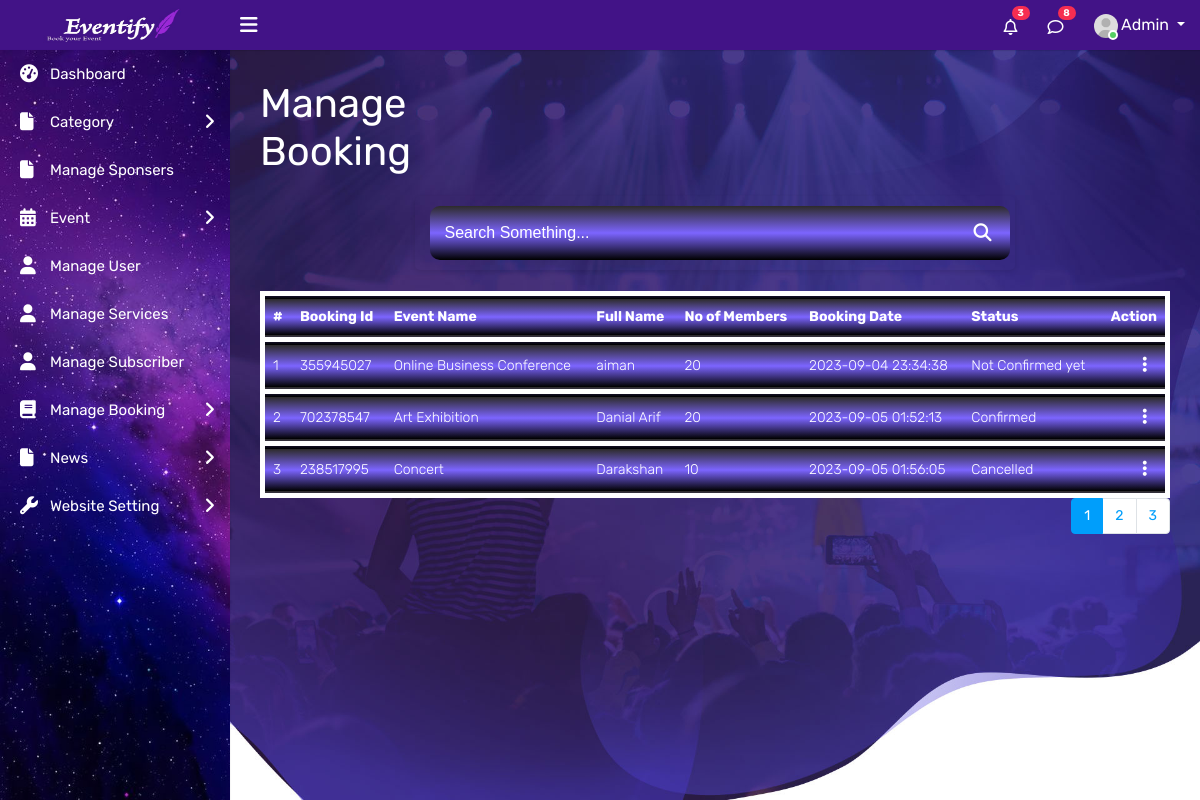
Page /admin/admin/booking.php (signed in) on the committed database.
### tables this page shows
CREATE TABLE `tbl_booking` (
  `id` int(11) NOT NULL,
  `booking_id` bigint(12) DEFAULT NULL,
  `user_id` int(11) DEFAULT NULL,
  `event_id` int(11) DEFAULT NULL,
  `no_member` int(11) DEFAULT NULL,
  `user_remarks` mediumtext DEFAULT NULL,
  `admin_remarks` mediumtext DEFAULT NULL,
  `user_cancel_remarks` mediumtext DEFAULT NULL,
  `booking_date` timestamp NOT NULL DEFAULT current_timestamp(),
  `booking_status` varchar(100) DEFAULT NULL,
  `last_updation_date` timestamp NULL DEFAULT NULL ON UPDATE current_timestamp()
);

CREATE TABLE `tbl_events` (
  `id` int(11) NOT NULL,
  `cat_id` char(10) DEFAULT NULL,
  `sponser_id` char(10) DEFAULT NULL,
  `event_name` varchar(255) DEFAULT NULL,
  `event_discription` mediumtext DEFAULT NULL,
  `event_start_date` date DEFAULT NULL,
  `event_end_date` date DEFAULT NULL,
  `event_location` varchar(255) DEFAULT NULL,
  `event_image` varchar(255) DEFAULT NULL,
  `price` varchar(225) NOT NULL,
  `posting_date` timestamp NULL DEFAULT current_timestamp(),
  `last_updationdate` timestamp NULL DEFAULT NULL ON UPDATE current_timestamp(),
  `is_active` int(1) DEFAULT NULL
);

CREATE TABLE `tbl_user` (
  `user_id` int(11) NOT NULL,
  `full_name` varchar(255) DEFAULT NULL,
  `user_name` varchar(255) DEFAULT NULL,
  `user_email` varchar(255) DEFAULT NULL,
  `user_phoneno` bigint(12) DEFAULT NULL,
  `user_gender` varchar(255) DEFAULT NULL,
  `user_password` varchar(255) DEFAULT NULL,
  `user_reg_date` timestamp NOT NULL DEFAULT current_timestamp(),
  `last_updationdate` timestamp NULL DEFAULT NULL ON UPDATE current_timestamp(),
  `is_active` int(1) DEFAULT NULL,
  `code` text NOT NULL
);

### admin/admin/booking.php (the view, shortened to what this page needs)
<?php
include("includes/connect.php");
if(strlen($_SESSION['adminFullName'])==0)
{
header('location:../login.php');
}
else{
$searchQuery = isset($_GET['search_query']) ? $_GET['search_query'] : '';
$showFetchedData = empty($searchQuery);
$recordsPerPage = 3;
$currentPage = isset($_GET['page']) ? $_GET['page'] : 1;
$offset = ($currentPage - 1) * $recordsPerPage;
$sqlAll = "SELECT tbl_booking.id as bid,tbl_booking.booking_id,tbl_events.event_name,tbl_user.full_name,tbl_booking.no_member,tbl_booking.booking_status,tbl_booking.booking_date from tbl_booking left  join tbl_user on tbl_user.user_id=tbl_booking.user_id left join tbl_events on tbl_events.id=tbl_booking.event_id where tbl_booking.user_id LIMIT $recordsPerPage OFFSET $offset";
$stmtAll = $conn->prepare($sqlAll);
$stmtAll->execute();
$cnt=1;
$allResults = $stmtAll->fetchAll(PDO::FETCH_OBJ);
?>
<!DOCTYPE html>
<html lang="en">
<head>
    <link rel="stylesheet" type="text/css" href="assets/css/bootstrap.min.css">
    <link rel="stylesheet" type="text/css" href="assets/css/font-awesome.min.css">
    <link rel="stylesheet" type="text/css" href="assets/css/dataTables.bootstrap4.min.css">
    <link rel="stylesheet" type="text/css" href="assets/css/select2.min.css">
    <link rel="stylesheet" type="text/css" href="assets/css/bootstrap-datetimepicker.min.css">
    <link rel="stylesheet" type="text/css" href="assets/css/style.css">
</head>
<body>
    <div class="main-wrapper">
        <div class="header">
			<div class="header-left">
				<a href="index-2.html" class="logo">
                <img src="assets/img/cop.jpeg" width="145" height="35" alt="">
				</a>
			</div>
			<a id="toggle_btn" href="javascript:void(0);"><i class="fa fa-bars"></i></a>
            <ul class="nav user-menu float-right">
                <li class="nav-item dropdown d-none d-sm-block">
                    <a href="#" class="dropdown-toggle nav-link" data-toggle="dropdown"><i class="fa fa-bell-o"></i> <span class="badge badge-pill bg-danger float-right">3</span></a>
                </li>
                <li class="nav-item dropdown d-none d-sm-block">
                    <a href="javascript:void(0);" id="open_msg_box" class="hasnotifications nav-link"><i class="fa fa-comment-o"></i> <span class="badge badge-pill bg-danger float-right">8</span></a>
                </li>
                <li class="nav-item dropdown has-arrow">
                    <a href="#" class="dropdown-toggle nav-link user-link" data-toggle="dropdown">
                        <span class="user-img"><img class="rounded-circle" src="assets/img/user.jpg" width="40" alt="Admin">
							<span class="status online"></span></span>
                        <span><?php echo htmlentities($_SESSION['adminFullName'])?></span>
                    </a>
                </li>
            </ul>
        </div>
        <div class="sidebar" id="sidebar">
            <div class="sidebar-inner slimscroll">
                <div id="sidebar-menu" class="sidebar-menu">
                <ul>
                        <li class="active">
                            <a href="index-2.php"><i class="fa fa-dashboard"></i> <span>Dashboard</span></a>
                        </li>
                        <li class="submenu">
                            <a href="#"> <i class="fa fa-file fa-5x"></i></i> <span>Category</span> <span class="menu-arrow"></span></a>
                        </li>
                        <li>
                            <a href="Manage Sponsers.php"><i class="fa fa-file"></i> <span>Manage Sponsers</span></a>
                        </li>
                        <li class="submenu">
                            <a href="#"> <i class="fa fa-calendar fa-5x"></i></i> <span>Event</span> <span class="menu-arrow"></span></a>
                        </li>
                        <li class="active">
                            <a href="Manage User.php"><i class="fa fa-user"></i> <span>Manage User</span></a>
                        </li>
                    <li class="active">
                        <a href="./services.php"><i class="fa fa-user"></i> <span>Manage Services</span></a>
                    </li>
                    <li class="active">
                        <a href="Manage Subscriber.php"><i class="fa fa-user"></i> <span>Manage Subscriber</span></a>
                    </li>
						<li>
                        <li class="submenu">
                            <a href="#"><i class="fa fa-book"></i> <span>Manage Booking</span> <span class="menu-arrow"></span></a>
                        </li>
                        <li class="submenu">
                            <a href=""> <i class="fa fa-file fa-5x"></i></i> <span>News</span> <span class="menu-arrow"></span></a>
                        </li>
                        </li>
                        <li class="submenu">
                            <a href=""> <i class="fa fa-wrench fa-5x"></i></i> <span>Website Setting</span> <span class="menu-arrow"></span></a>
                        </li>
                </div>
            </div>
        </div>
        <div class="page-wrapper">
            <div class="content">
                <div class="row">
                    <div class="col-sm-4 col-3">
                        <h4 class="page-title" style="font-size: 40px;">Manage Booking</h4>
                    </div>
                    <div class="col-sm-8 col-9 text-right m-b-20">
                    </div>
                </div>
                <form action="" method="get">
                <div class="search-bar">
                    <input class="search-edit" name="search_query" type="text" placeholder="Search Something...">
                    <button class="search" name="search_button" type="submit"><i class="fas fa-search"></i></button>
                  </div>
                  </form>
                  <br>
                <div class="row">
                    <div class="col-md-12">
						<div class="table-responsive">
                            <table class="table table-border table-striped custom-table mb-0">
                                <thead>
                                    <tr>
                                        <th>#</th>
                                        <th>Booking Id</th>
                                        <th>Event Name</th>
                                        <th>Full Name</th>
                                        <th>No of Members</th>
                                        <th style="min-width: 110px;">Booking Date</th>
                                        <th>Status</th>
                                        <th class="text-right">Action</th>
                                    </tr>
                                </thead>
                                <tbody>
    <?php if ($showFetchedData): ?>
        <?php foreach ($allResults as $row): ?>
                       <tr>
                                    <td><?php echo htmlentities($cnt);?></td>
                                    <td><?php echo htmlentities($row->booking_id);?></td>
                                    <td><?php echo htmlentities($row->event_name);?></td>
                                    <td><?php echo htmlentities($row->full_name);?></td>
                                    <td><?php echo htmlentities($row->no_member);?></td>
                                    <td><?php echo htmlentities($row->booking_date);?></td>
                                    <td><?php $status=$row->booking_status;
if($status==""):
echo htmlentities("Not Confirmed yet");
 else :
echo htmlentities("$status");
endif;
?>
</td>
                                    <td class="text-right">
                                            <div class="dropdown dropdown-action">
                                                <a href="#" class="action-icon dropdown-toggle" data-toggle="dropdown" aria-expanded="false"><i class="fa fa-ellipsis-v"></i></a>
                                            </div>
                                        </td>
                                    </tr>
                                    <?php $cnt++;
         ?>
                <?php endforeach; ?>
                                </tbody>
                            </table>
                            <?php
        echo '<ul class="pagination">';
    for ($i = 1; $i <= $recordsPerPage ; $i++) {
        $activeClass = ($i === $currentPage) ? 'active' : '';
        echo '<li class="page-item ' . $activeClass . '"><a class="page-link" href="?page=' . $i . '">' . $i . '</a></li>';
    }
    echo '</ul>';?>
						</div>
                    </div>
                </div>
            </div>
    <?php endif; ?>
						</div>
                    </div>
</body>
<?php
}
?>
</html>

### admin/admin/booking.php (style rules this page uses)
body { background-image: url(assets/img/featured-events-bg.jpg); background-repeat:no-repeat; background-size:cover; }
tr { border: 5px solid white; background: linear-gradient(rgb(45, 43, 43),rgb(124, 101, 255),black); color: rgb(255, 255, 255); }
.search-bar { display: flex; justify-content: center; align-items: center; max-width: 600px; margin: 0 auto; padding: 10px; border-radius: 5px; box-shadow: 0px 2px 5px rgba(0, 0, 0, 0.1); }
.search { background-color: #007bff; color: #fff; border: none; border-radius: 3px; cursor: pointer; padding: 10px; }
::placeholder { color: white; }
.search-edit { width: 100%; font-family: 'Montserrat', sans-serif; font-size: 16px; padding: 15px 45px 15px 15px; background-color:#fff; color:white; border-radius: 10px; border:none; transition: all .4s; }
.search { background-color: transparent; font-size: 18px; padding: 6px 9px; margin-left:-45px; border:none; color:white; transition: all .4s; z-index: 10; }
.pagination { list-style: none; display: flex; justify-content:right; padding: 0; }

### rows in the picture
tbl_booking: booking "355945027", event.event_name "Online Business Conference", user.full_name "aiman", no_member "20", booking_date "2023-09-04 23:34:38"
tbl_booking: booking "702378547", event.event_name "Art Exhibition", user.full_name "Danial Arif", no_member "20", booking_date "2023-09-05 01:52:13", booking_status "Confirmed"
tbl_booking: booking "238517995", event.event_name "Concert", user.full_name "Darakshan", no_member "10", booking_date "2023-09-05 01:56:05", booking_status "Cancelled"

### other values in the picture
$_SESSION['adminFullName'] "Admin"
